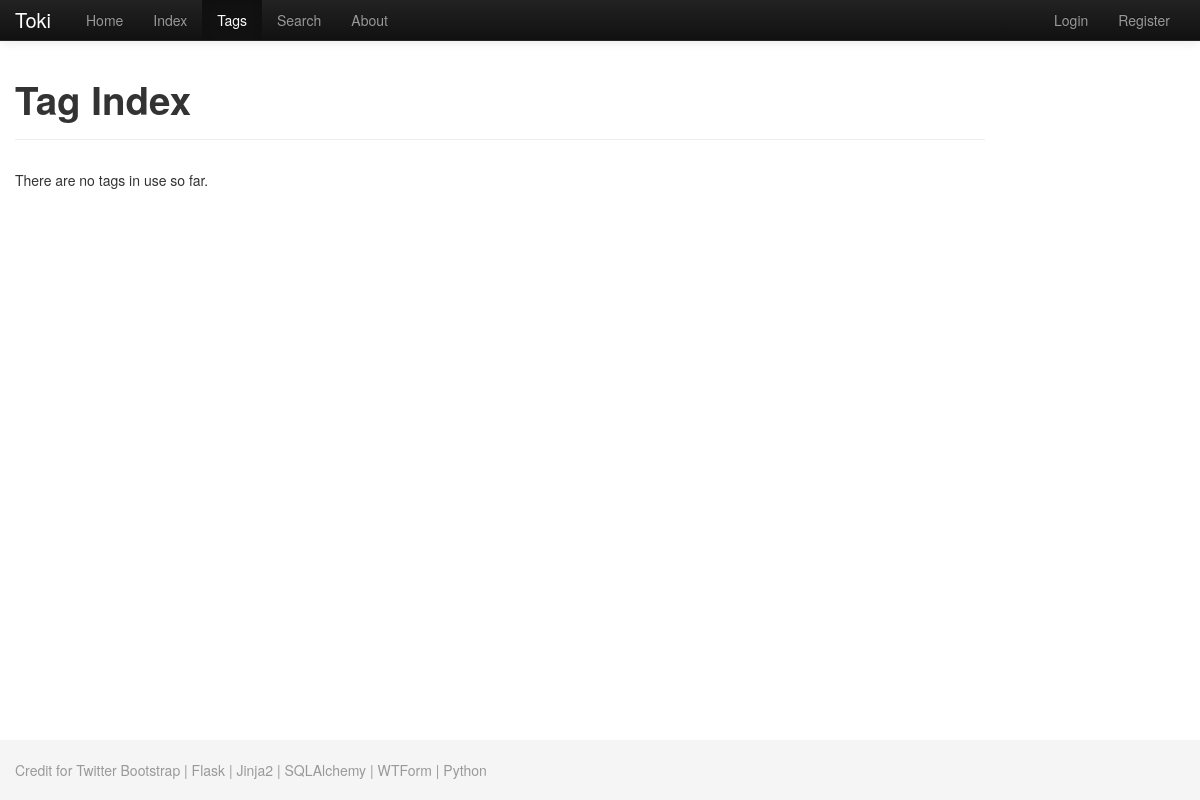
The page /tags/ on the database as committed earlier.
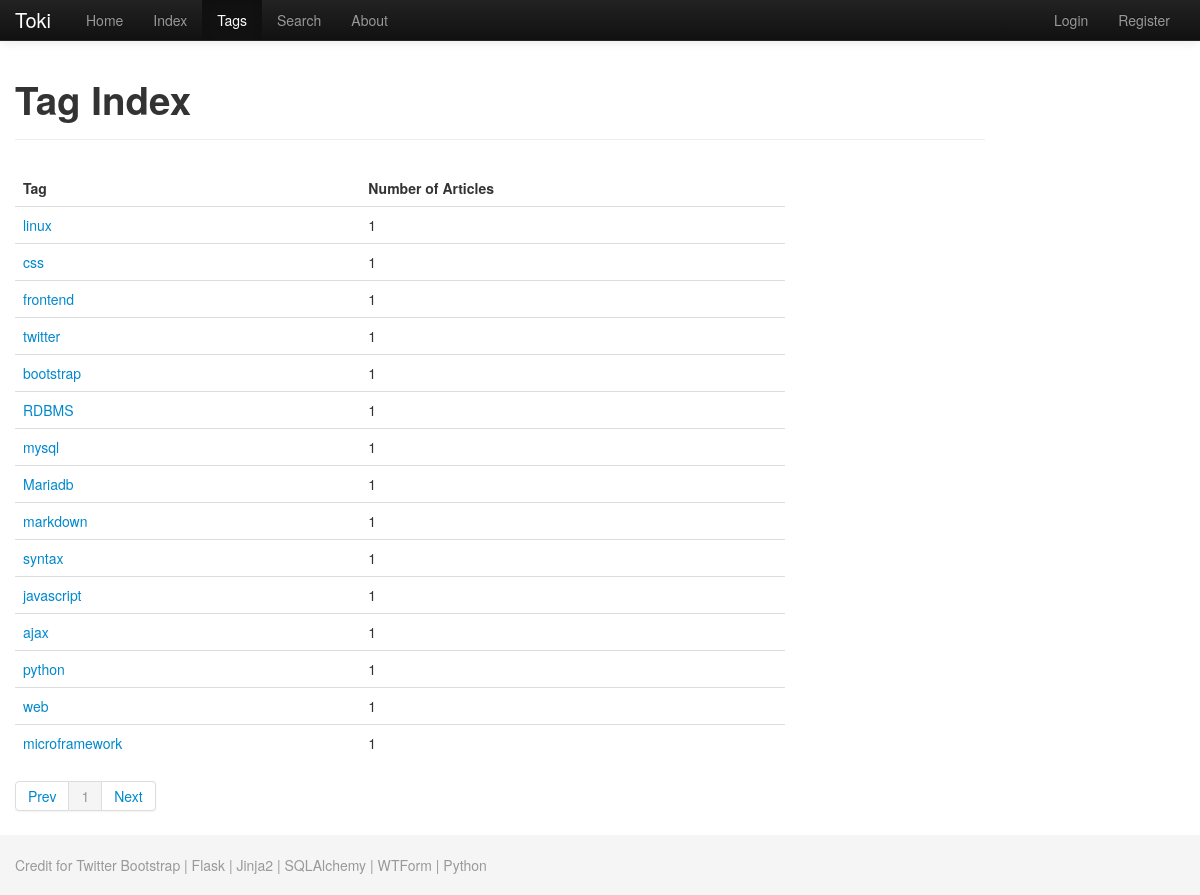
The same page on the database as committed later.
### app/models.py (models this page shows, shortened)
class Tag(db.Model):
    id = db.Column(db.Integer, primary_key=True)
    name = db.Column(db.String(20), unique=True)

### app/views.py (the view)
@app.route('/tags/')
def tags():
    page_num = int(request.args.get('page_num', 1))
    sum = int(ceil(len(Tag.query.all())*1.0/items_per_page))
    if not sum == 0:
        if page_num < 1 or page_num > sum:
            abort(404)
    tags = pm.get_tag_index(page_num)
    return render_template('tags.html', tags=tags, page_num=page_num, sum=sum)

### app/helpers.py (called while the page is built)
    def get_tag_index(self, page_num=None):
        tags = Tag.query.all()
        if not page_num:
            return tags
        sum = len(tags)
        start = items_per_page*(page_num-1)
        end = items_per_page*page_num
        if sum < end:
            end = sum
        return tags[start:end]

### app/views.py (called while the page is built)
@app.before_request
def before_request():
    g.user = current_user

### app/templates/tags.html (shortened to what this page needs)
{% extends "base.html" %}
{% block title %}
    {{ _('Tag Index') }}
{% endblock title %}
{% block content %}
{% if tags %}
    <div>
	<table class="table">
		<thead>
			<tr>
				<th>{{ _('Tag') }}</th>
				<th>{{ _('Number of Articles') }}</th>
			</tr>
		</thead>
		<tbody>
			{% for tag in tags %}
				<tr>
					<td><a href="{{ url_for('tag', id=tag.id) }}">{{ tag.name }}</a></td>
					<td>{{ tag.pages|length }}</td>
				</tr>
			{% endfor %}
		</tbody>
	</table>
    </div>
        <div class="pagination">
      <ul>
          <li>{% if page_num == 1 %}
               <a href="">
          {% else %}
               <a href={{ url_for('tags', page_num=page_num-1) }}>
              {% endif %}{{ _('Prev') }}</a></li>
          {% for i in range(sum) %}
              <li {% if i==page_num-1 %} class="active" {% endif %}><a href={{ url_for('tags', page_num=i+1) }}>{{ i+1 }}</a></li>
          {% endfor %}
          <li>{% if page_num == sum %}
              <a href="">
          {% else %}
                <a href={{ url_for('tags', page_num=page_num+1) }}>
              {% endif %}{{ _('Next') }}</a></li>
      </ul>
    </div>
{% else %}
	<p>{{ _('There are no tags in use so far.') }}</p>
{% endif %}
{% endblock content %}

### app/templates/base.html (shortened to what this page needs)
{% from "helpers.html" import input %}
<!DOCTYPE html>
<html>
<head>
  <link rel="stylesheet" type="text/css" href="/static/css/bootstrap.css">
  <link rel="stylesheet" type="text/css" href="/static/css/bootstrap-responsive.css">
</head>
<body>
  <div id="wrap">
    <div class="navbar navbar-inverse navbar-fixed-top">
      <div class="navbar-inner">
        <div class="container">
          <a class="brand" href="{{ url_for('home') }}">Toki</a>
          <div class="nav-collapse collapse">
            <ul class="nav">
              <li id="nav-home"><a href="{{ url_for('home') }}">{{ _('Home') }}</a></li>
              <li id="nav-index"><a href="{{ url_for('index') }}">{{ _('Index') }}</a></li>
              <li id="nav-tags"><a href="{{ url_for('tags') }}">{{ _('Tags') }}</a></li>
              <li id="nav-search"><a href="{{ url_for('search') }}">{{ _('Search') }}</a></li>
              <li id="nav-about"><a href="{{ url_for('about') }}">{{ _('About') }}</a></li>
            </ul>
          </div>
          <ul class="nav pull-right">
            {% if current_user.is_anonymous() %}
                <li><a href="{{ url_for('login') }}" data-toggle="modal">{{ _('Login') }}</a></li>
                <li><a href="{{ url_for('register') }}">{{ _('Register') }}</a></li>
            {% endif %}
          </ul>
        </div>
      </div>
    </div>
    <div class="container">
      <div class="row">
        <div class="span10">
          {% block header %}
            <div class="page-header">
              <h1>{% block title %}{{ page.title }}{% endblock title %}</h1>
            </div>
          {% endblock header %}
        </div>
      </div>
      <div class="row">
        <div class="span8">
          {% block content %}
          {% endblock content %}
        </div>
            <div class="span4">
            </div>
        </div>
    </div>
    <div id="push"></div>
  </div>
  <div id="footer">
    <div class="container">
      <p class="muted credit">Credit for Twitter Bootstrap | Flask | Jinja2 | SQLAlchemy | WTForm | Python</p>
    </div>
  </div>
</body>
</html>

Rows that differ between the two databases and show on the page:
added Tag: name "linux", pages|length "1"
added Tag: name "css", pages|length "1"
added Tag: name "frontend", pages|length "1"
added Tag: name "twitter", pages|length "1"
added Tag: name "bootstrap", pages|length "1"
added Tag: name "RDBMS", pages|length "1"
added Tag: name "mysql", pages|length "1"
added Tag: name "Mariadb", pages|length "1"
added Tag: name "markdown", pages|length "1"
added Tag: name "syntax", pages|length "1"
added Tag: name "javascript", pages|length "1"
added Tag: name "ajax", pages|length "1"
added Tag: name "python", pages|length "1"
added Tag: name "web", pages|length "1"
added Tag: name "microframework", pages|length "1"
Other text that changed with them:
text no longer shown: "There are no tags in use so far."
text now shown: "Tag Number of Articles Prev Next"
new list line: "1"
